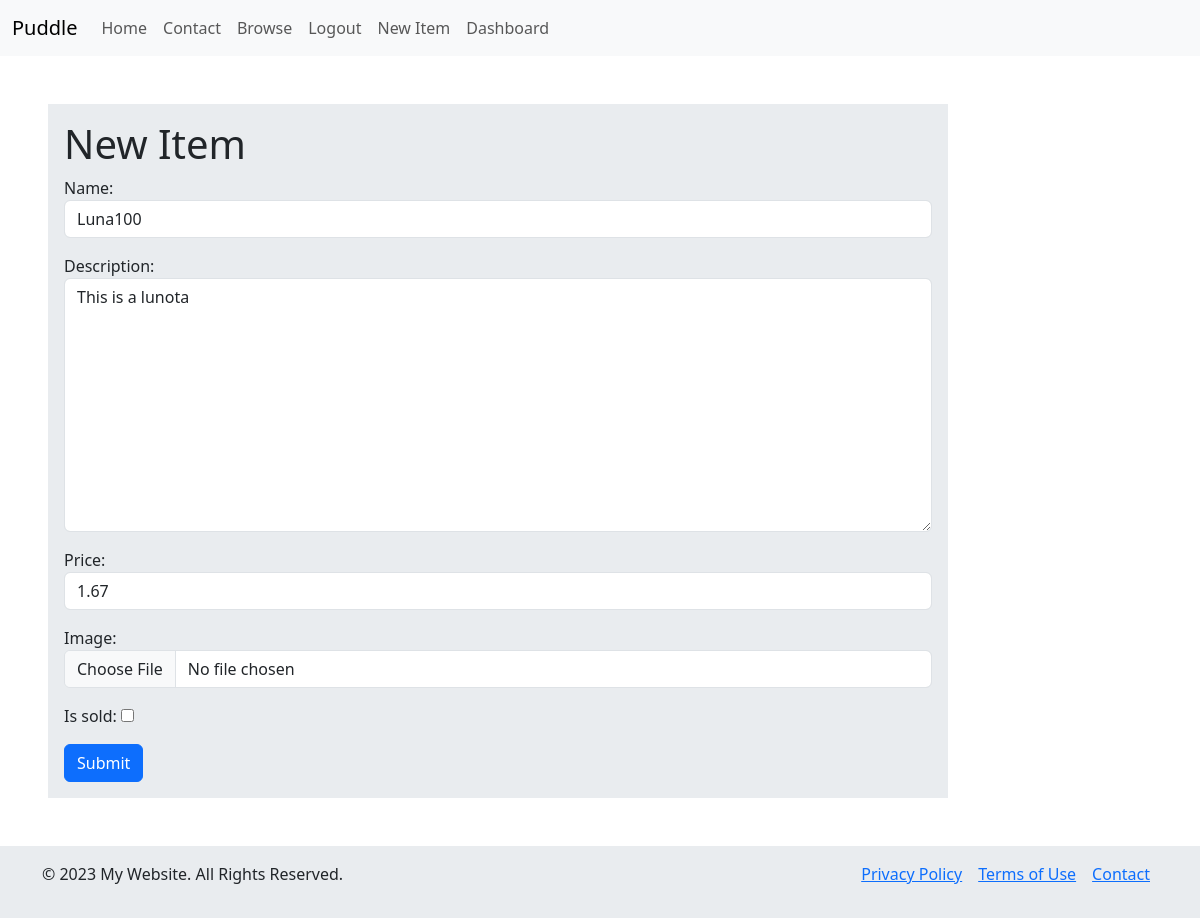
The page /items/4/edit/ (signed in) on the database as committed earlier.
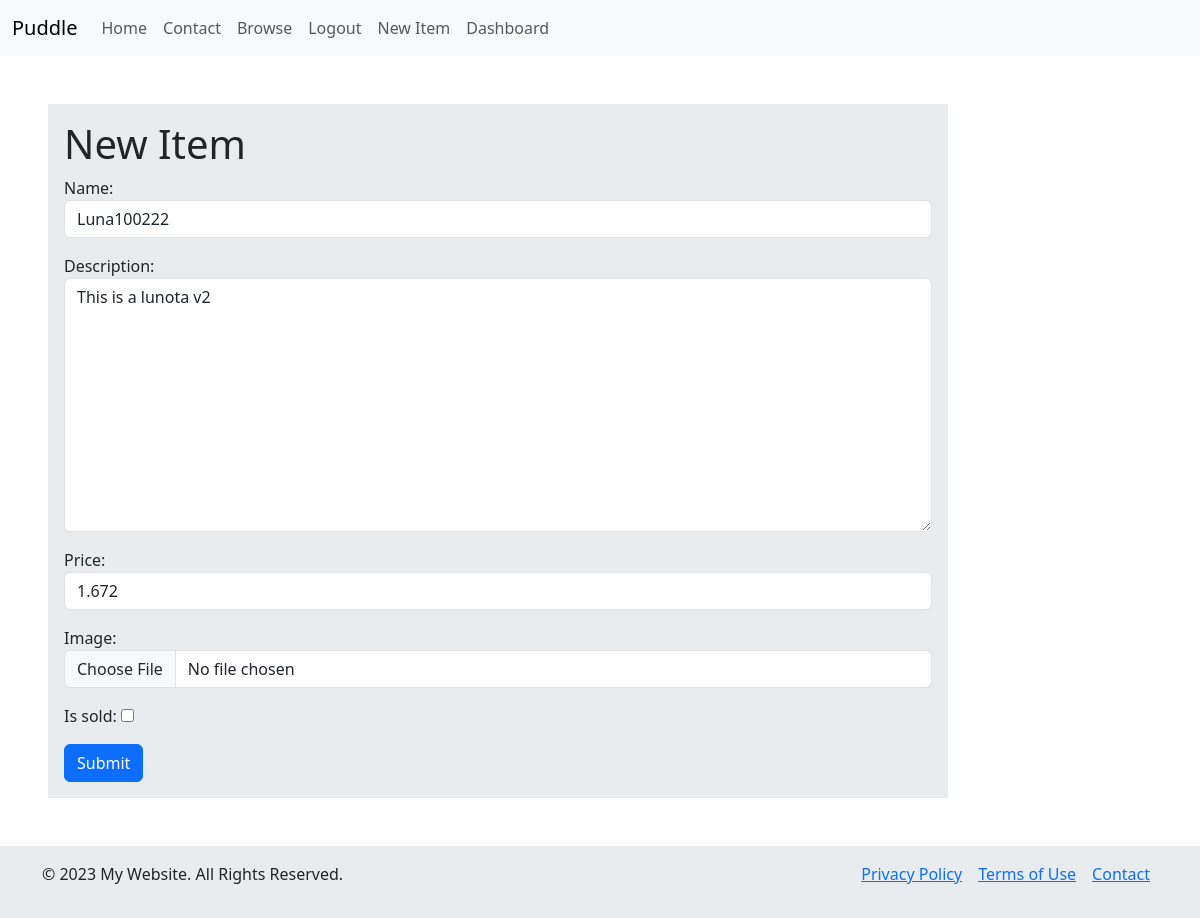
The same page on the database as committed later.
### items/models.py (models this page shows, shortened)
class Item(models.Model):
    name = models.CharField(max_length=255)
    description = models.TextField(blank=True, null=True)
    category = models.ForeignKey(Category, related_name="items", on_delete=models.CASCADE)
    price = models.FloatField()
    image = models.ImageField(upload_to='item_images/', blank=True, null=True)
    created_at = models.DateTimeField(auto_now_add=True)
    created_by = models.ForeignKey(User, related_name="items", on_delete=models.CASCADE)
    is_sold = models.BooleanField(default=False)
    class Meta:
        verbose_name = ("Item")
        verbose_name_plural = ("Items")
        ordering = ['name']

### items/views.py (the view)
# urls.py: path('<int:pk>/edit/', views.edit, name='edit'),
@login_required
def edit(request, pk):
    item = get_object_or_404(Item, pk=pk, created_by=request.user)
    if request.method == 'POST':
        form = EditItemForm(request.POST, request.FILES, instance=item)
        if form.is_valid():
            item.save()
            return redirect('items:detail', pk=item.id,)
    else:
        form = EditItemForm(instance=item)
    return render(request, 'item/form.html',
                  {'form': form,
                   'title': 'New Item'})

### items/forms.py
class EditItemForm(forms.ModelForm):
    class Meta:
        model = Item
        fields = ('name', 'description', 'price', 'image', 'is_sold')
        widgets = {
            'name': forms.TextInput(attrs={'class': 'form-control'}),
            'description': forms.Textarea(attrs={'class': 'form-control'}),
            'price': forms.NumberInput(attrs={'class': 'form-control'}),
            'image': forms.FileInput(attrs={'class': 'form-control'}),
                   }

### items/templates/item/form.html (shortened to what this page needs)
{% extends "core/base.html"%}
{% block content %}
<div class="container m-5 p-3 bg-body-secondary w-75 p-3">
<h1>{{title}}</h1>
<form enctype="multipart/form-data" class="" action="." method="post">
 <div class="mb-3">
   {{form.as_p}}
 </div>
    <button type="submit" class="btn btn-primary">Submit</button>
    </form>
</div>
{%endblock%}

Rows that differ between the two databases and show on the page:
changed Item: name "Luna100" → "Luna100222"; description "This is a lunota" → "This is a lunota v2"; price "1.67" → "1.672"
